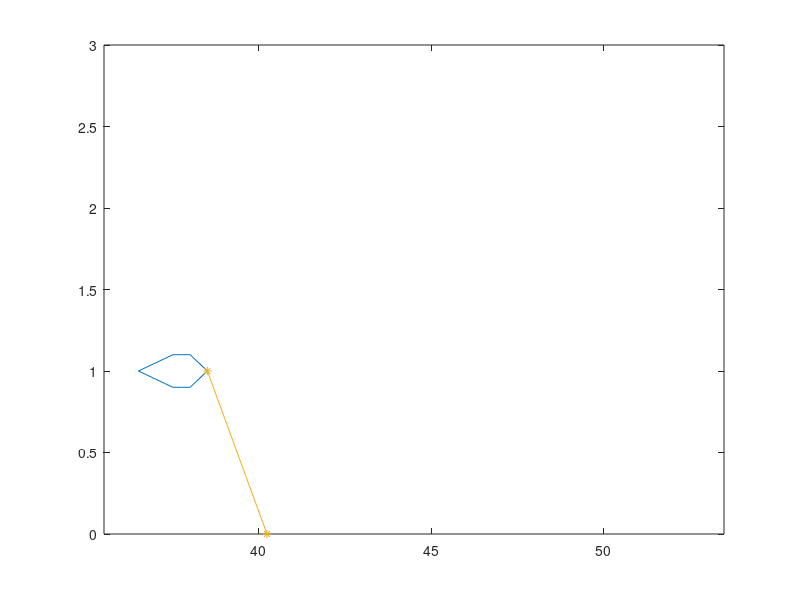

This chart was generated by the following MATLAB code:
close all
clear

posx = 1;
alt  = 1;
d_alt= 0.2;

velx = 0.15;
head_angle = 30;
pitch = 0;
targety = 0;

wallx = [15 15 15.1 15.1];
wally = [0 1.5 1.5 0];

auvx = [0 0.25 0.5 0.75 1.0 1.25 1.5 1.75 2.0 2.0 1.75 1.5 1.25 1.0 0.75 0.5 0.25 0];
auvy = [0 0.025 0.05 0.075  0.1 0.1  0.1 0.05 0.0 0.0 -0.05 -0.1 -0.1 -0.1 -0.075 -0.05 -0.025 0];


for k = 1:250
    
    posx = posx + velx;
    
    %%%%% SONAR %%%%%
    expected_return_H = alt/cos((90 - pitch - head_angle)*pi/180);
    expected_return_x = (expected_return_H^2 - alt^2)^0.5;
    
    if ((wallx(1) - posx) < expected_return_x) && (posx < wallx(1))
        alt    = alt + d_alt;
        targety = (wallx(1) - posx)/sin((90 - pitch - head_angle)*pi/180);
        targetx = (wallx(1) - posx);
    elseif alt > 1
        alt = alt - d_alt;
    else
        targety = alt;
        targetx = expected_return_x;
    end
    
    beamx = [posx (targetx + posx)];
    beamy = [alt (alt - targety)];
    
   
    
    
    plot((auvx + posx - 2),(auvy + alt),'-',wallx,wally,beamx,beamy,'-*')    
    axis([(posx - 3) (posx + 15) 0 3])
    
    pause(0.1)
    
end
    
    
    
    